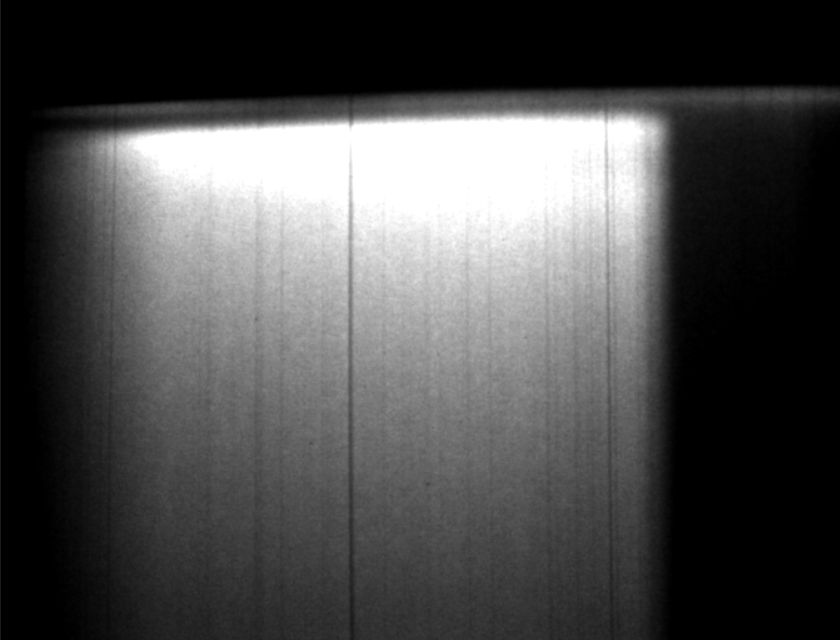
#> input picture ex.png, 840 x 640 px
$ python sober-level.py ex.png   (older library calls are emulated)
#> lines starting #> are read from the running program, lines starting #| are printed output that depends on the picture
import sys
import os

import cv2
import numpy as np

img_fn = sys.argv[1]
bn, en = os.path.splitext(img_fn)
dst_fn = bn + "_sober_edge-level-his" + en

# 读取图像（建议为灰度图）
img = cv2.imread(img_fn, cv2.IMREAD_UNCHANGED)
#> img is the input picture: shape (640, 840, 4); mean B, G, R, A 76.1, 76.1, 76.1, 255
print("shape:" + str(img.shape))
#| shape:(640, 840, 4)
print("dtype:" + str(img.dtype))
#| dtype:uint8
if len(img.shape) >= 3 and img.shape[2] > 1:
    gray = cv2.cvtColor(img, cv2.COLOR_BGR2GRAY)  # 转灰度图
else:
    gray = img

blur1 = cv2.GaussianBlur(gray, (35, 35), 0)

# 计算 Sobel 梯度（x 和 y 方向）
sobel_x = cv2.Sobel(blur1, cv2.CV_64F, 1, 0, ksize=3)
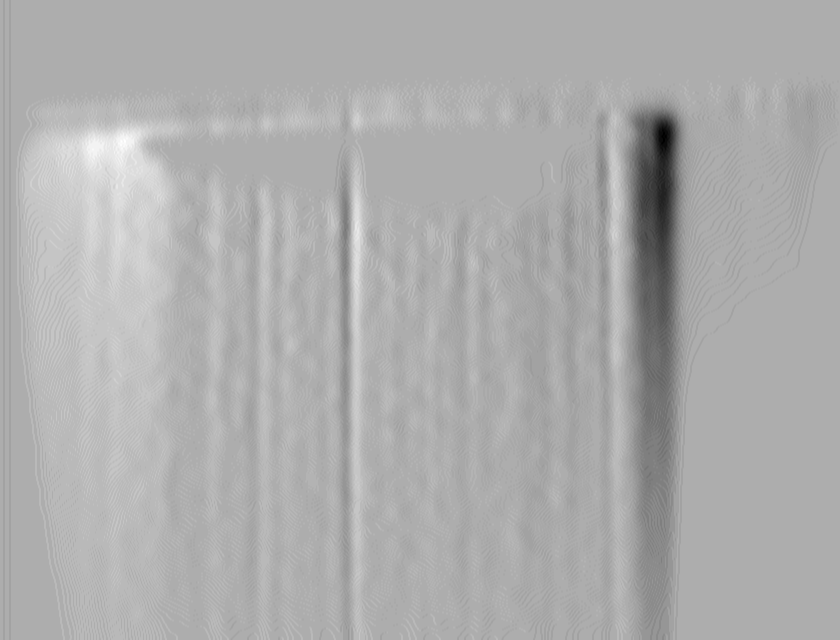
#> sobel_x: shape (640, 840) float64; min -60, max 28, mean 0; drawn with min black and max white
sobel_y = cv2.Sobel(blur1, cv2.CV_64F, 0, 1, ksize=3)
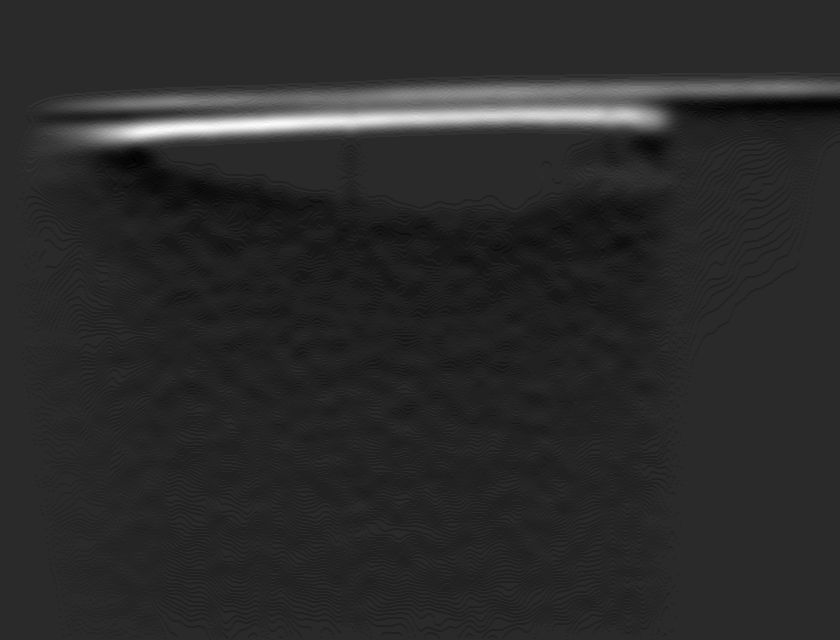
#> sobel_y: shape (640, 840) float64; min -19, max 96, mean 0.3; drawn with min black and max white

# 计算梯度幅值（与 ImageJ "Find Edges" 一致）
sobel_img = cv2.magnitude(sobel_x, sobel_y)
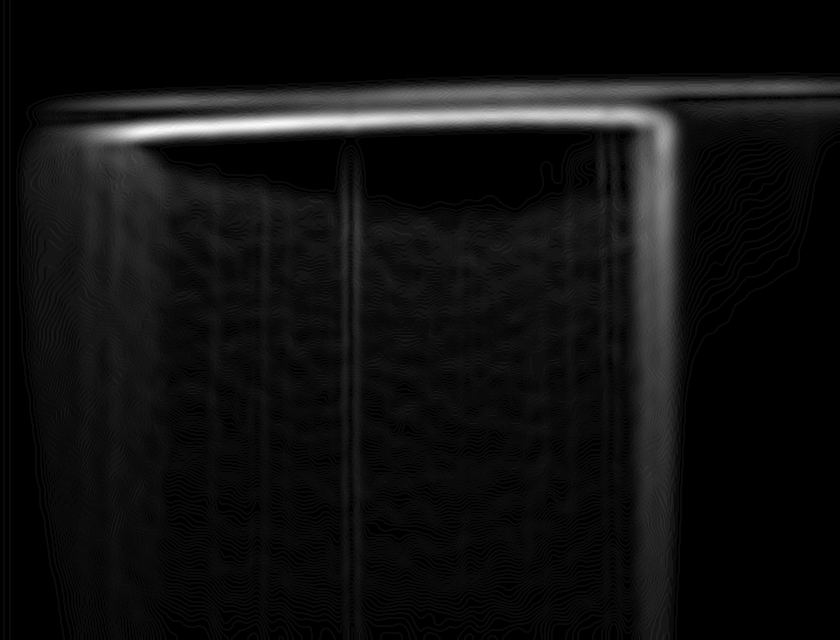
#> sobel_img: shape (640, 840) float64; min 0, max 96.33, mean 6.1; drawn with min black and max white

#低于某阈值的部分清空
sobel_img[sobel_img<40] = 0
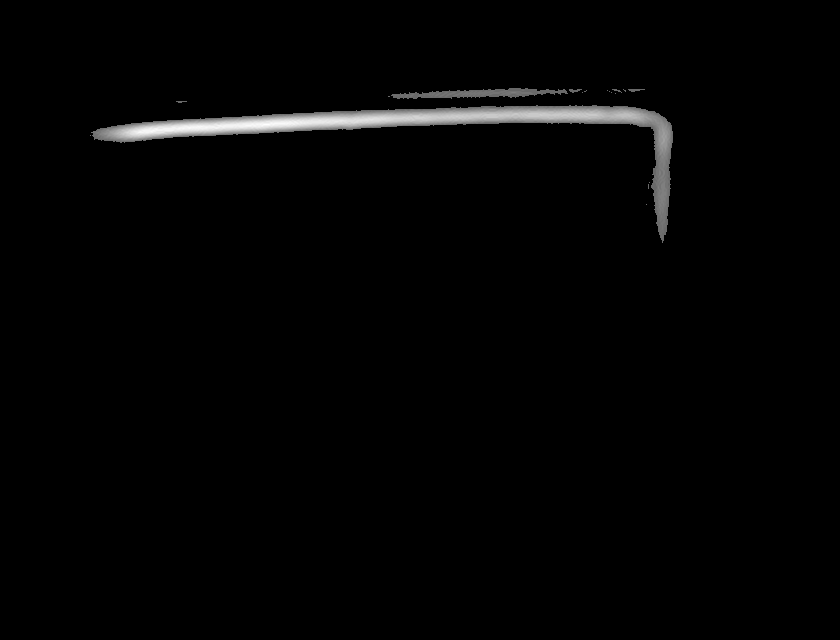
#> sobel_img: shape (640, 840) float64; min 0, max 96.33, mean 1.4; drawn with min black and max white


ret_img = sobel_img
# 转换为可显示的 8 位图像
edges = cv2.convertScaleAbs(ret_img)
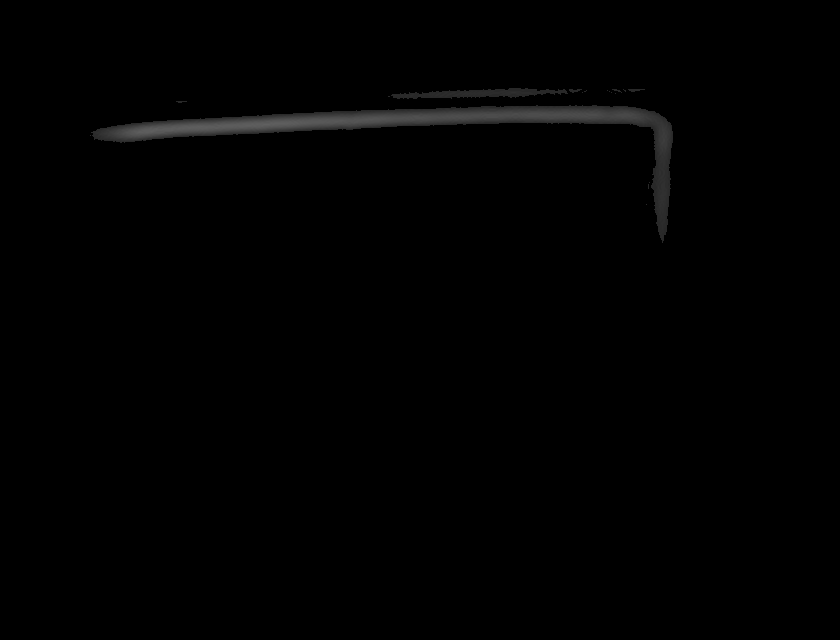
#> edges: shape (640, 840); min 0, max 96, mean 1.4

cv2.imwrite(dst_fn, edges)
